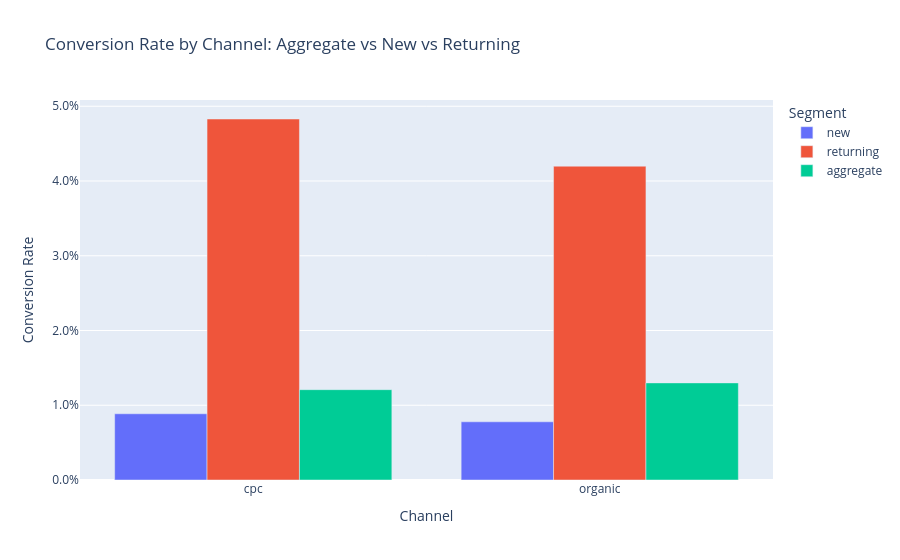

The cell this chart's notebook holds for it:
### Code cell
import plotly.express as px

# Optional: filter to just cpc and organic for the clearest comparison
plot_df = combined[combined['channel'].isin(['cpc', 'organic'])]

fig = px.bar(
    plot_df,
    x='channel',
    y='conversion_rate',
    color='user_type',
    barmode='group',
    title='Conversion Rate by Channel: Aggregate vs New vs Returning',
    labels={'conversion_rate': 'Conversion Rate', 'channel': 'Channel', 'user_type': 'Segment'}
)

fig.update_layout(yaxis_tickformat='.1%')
fig.show()

### Figure 1 — Plotly figure (JSON) as saved in the notebook; plotly's stock layout.template omitted (floating-point values rounded to 4 significant figures)
{"data": [{"alignmentgroup": "True", "hovertemplate": "Segment=new<br>Channel=%{x}<br>Conversion Rate=%{y}<extra></extra>", "legendgroup": "new", "marker": {"color": "#636efa", "pattern": {"shape": ""}}, "name": "new", "offsetgroup": "new", "orientation": "v", "showlegend": true, "textposition": "auto", "type": "bar", "x": ["cpc", "organic"], "xaxis": "x", "y": [0.008859, 0.007788], "yaxis": "y"}, {"alignmentgroup": "True", "hovertemplate": "Segment=returning<br>Channel=%{x}<br>Conversion Rate=%{y}<extra></extra>", "legendgroup": "returning", "marker": {"color": "#EF553B", "pattern": {"shape": ""}}, "name": "returning", "offsetgroup": "returning", "orientation": "v", "showlegend": true, "textposition": "auto", "type": "bar", "x": ["cpc", "organic"], "xaxis": "x", "y": [0.0483, 0.04198], "yaxis": "y"}, {"alignmentgroup": "True", "hovertemplate": "Segment=aggregate<br>Channel=%{x}<br>Conversion Rate=%{y}<extra></extra>", "legendgroup": "aggregate", "marker": {"color": "#00cc96", "pattern": {"shape": ""}}, "name": "aggregate", "offsetgroup": "aggregate", "orientation": "v", "showlegend": true, "textposition": "auto", "type": "bar", "x": ["cpc", "organic"], "xaxis": "x", "y": [0.01208, 0.01299], "yaxis": "y"}], "layout": {"barmode": "group", "legend": {"title": {"text": "Segment"}, "tracegroupgap": 0}, "title": {"text": "Conversion Rate by Channel: Aggregate vs New vs Returning"}, "xaxis": {"anchor": "y", "domain": [0, 1], "title": {"text": "Channel"}}, "yaxis": {"anchor": "x", "domain": [0, 1], "tickformat": ".1%", "title": {"text": "Conversion Rate"}}}}
